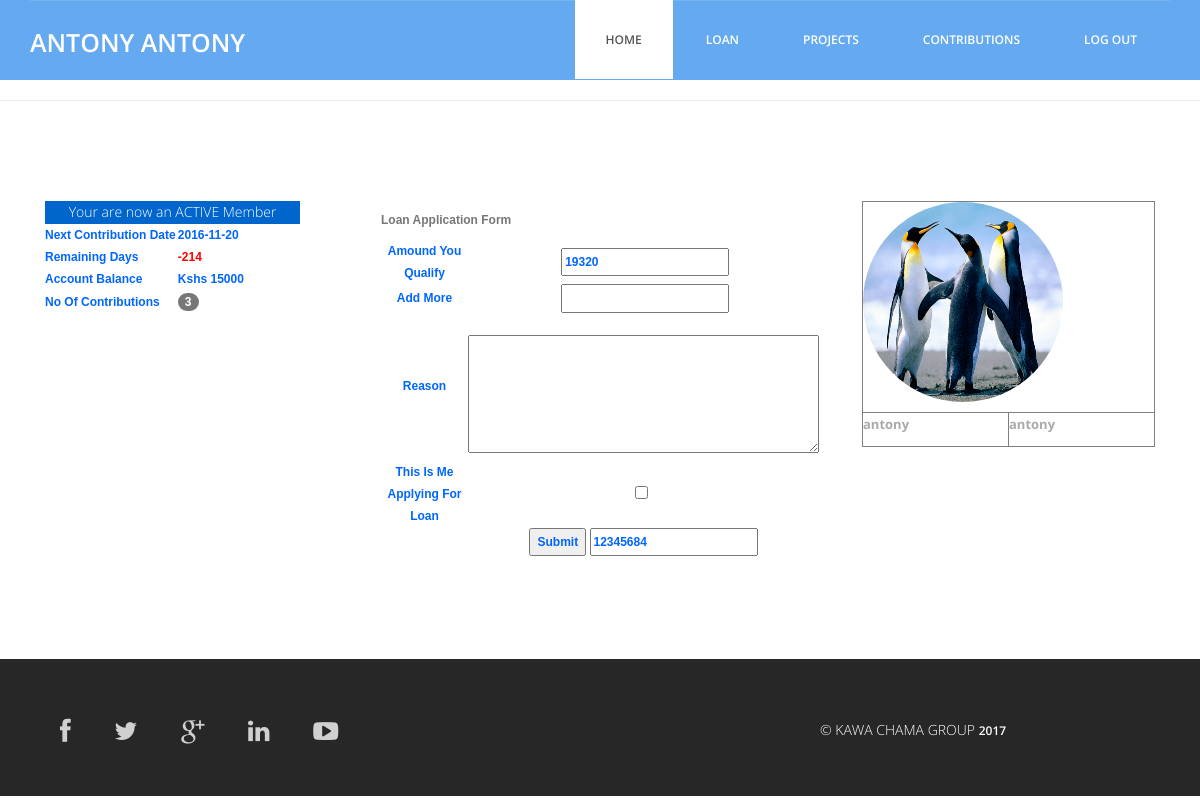
/member/apply_loan.php (signed in), run on the app's committed database.
### tables this page shows
CREATE TABLE IF NOT EXISTS `member_reg` (
`id` int(11) NOT NULL,
  `f_name` varchar(60) NOT NULL,
  `l_name` varchar(60) NOT NULL,
  `id_no` int(11) NOT NULL,
  `email` varchar(60) NOT NULL,
  `gender` tinytext NOT NULL,
  `username` varchar(60) NOT NULL,
  `password` varchar(60) NOT NULL,
  `reg_date` timestamp NOT NULL DEFAULT CURRENT_TIMESTAMP,
  `photo` varchar(60) NOT NULL,
  `tel` int(11) NOT NULL,
  `access` int(11) NOT NULL DEFAULT '1',
  `category` varchar(60) NOT NULL DEFAULT 'new',
  `reg_fee` int(11) NOT NULL,
  `next_date` date NOT NULL
);

CREATE TABLE IF NOT EXISTS `manage_contr` (
`id` int(11) NOT NULL,
  `today_ex` date NOT NULL,
  `next_cont` date NOT NULL
);

CREATE TABLE IF NOT EXISTS `membership_fee` (
`id` int(11) NOT NULL,
  `mem_fname` varchar(60) NOT NULL,
  `mem_lname` varchar(60) NOT NULL,
  `mem_idno` int(11) NOT NULL,
  `amound` int(11) NOT NULL,
  `date_ex` timestamp NOT NULL DEFAULT CURRENT_TIMESTAMP,
  `clerk_name` varchar(60) NOT NULL,
  `next_date` date NOT NULL,
  `total_cont` int(11) NOT NULL,
  `no_of_cont` int(11) NOT NULL,
  `target` int(11) NOT NULL DEFAULT '12000',
  `loan` int(60) DEFAULT '0',
  `approve` int(11) NOT NULL DEFAULT '0',
  `loan_amound` int(11) NOT NULL,
  `t_id` int(11) NOT NULL
);

CREATE TABLE IF NOT EXISTS `chama_acc` (
`id` int(11) NOT NULL,
  `acc_total` int(11) NOT NULL DEFAULT '0',
  `acc_bal` int(11) NOT NULL DEFAULT '0',
  `loan` int(11) NOT NULL DEFAULT '0',
  `project` int(11) NOT NULL DEFAULT '0',
  `bal` int(11) NOT NULL DEFAULT '0',
  `respo` varchar(60) NOT NULL DEFAULT 'clerk clerk',
  `to_pay_interest` int(11) NOT NULL DEFAULT '0',
  `payed_interest` int(11) NOT NULL DEFAULT '0'
);

### member/apply_loan.php (the view, shortened to what this page needs)
<?php require_once('../Connections/conn.php'); ?>
<?php
if (!function_exists("GetSQLValueString")) {
function GetSQLValueString($theValue, $theType, $theDefinedValue = "", $theNotDefinedValue = "")
{
  $theValue = function_exists("mysql_real_escape_string") ? mysql_real_escape_string($theValue) : mysql_escape_string($theValue);
  switch ($theType) {
    case "text":
      $theValue = ($theValue != "") ? "'" . $theValue . "'" : "NULL";
      break;
    case "long":
    case "int":
      $theValue = ($theValue != "") ? intval($theValue) : "NULL";
      break;
  }
  return $theValue;
}
}
$colname_profile = "-1";
if (isset($_SESSION['member'])) {
  $colname_profile = $_SESSION['member'];
}
$query_profile = sprintf("SELECT * FROM member_reg WHERE username = %s", GetSQLValueString($colname_profile, "text"));
$profile = mysql_query($query_profile, $conn) or die(mysql_error());
$row_profile = mysql_fetch_assoc($profile);
$colname_total = $row_profile['id_no'];
$query_total = sprintf("SELECT * FROM membership_fee WHERE mem_idno = %s", GetSQLValueString($colname_total, "int"));
$total = mysql_query($query_total, $conn) or die(mysql_error());
$row_total = mysql_fetch_assoc($total);
$query_contDate = "SELECT * FROM manage_contr";
$contDate = mysql_query($query_contDate, $conn) or die(mysql_error());
$row_contDate = mysql_fetch_assoc($contDate);
$query_chama_acc = "SELECT * FROM chama_acc";
$chama_acc = mysql_query($query_chama_acc, $conn) or die(mysql_error());
$row_chama_acc = mysql_fetch_assoc($chama_acc);
$editFormAction = $_SERVER['PHP_SELF'];
if (isset($_SERVER['QUERY_STRING'])) {
  $editFormAction .= "?" . htmlentities($_SERVER['QUERY_STRING']);
}
$loan_t_id=($row_total['t_id']+1);
	$t_id=$loan_t_id+1;
?>
<?php
$current_date=date("Y-m-d");
$today=$current_date;
$next=$row_contDate['next_cont'];
$diff=(strtotime($next)-strtotime($today))/(60*60*24);
$loan=($row_total['total_cont']+(0.16*$row_total['target'])+(0.08*$row_chama_acc['acc_total']));
?>
<!DOCTYPE html>
<html lang="en">
  <head>
    <link href="../css/bootstrap.min.css" rel="stylesheet">
	<link rel="stylesheet" href="../css/font-awesome.min.css">
	<link rel="stylesheet" href="../css/animate.css">
	<link href="../css/animate.min.css" rel="stylesheet">
	<link href="../css/style.css" rel="stylesheet" />
	<link href="../SpryAssets/SpryValidationConfirm.css" rel="stylesheet" type="text/css">
	<link href="../SpryAssets/SpryValidationTextarea.css" rel="stylesheet" type="text/css">
  </head>
  <body>
	<header id="header">
        <?php include('../header/mem_head.php');?>
    </header>
	<hr>
	<div class="services">
		<div class="container">
			<div class="col-lg-3">
			<?php if(($row_profile['category']!='New') && ($row_profile['reg_fee']!=0)){?>
			<div id="existing">Your are now an ACTIVE Member</div>
			<table width="200" border="0" id="newMember">
		<tr>
				<th scope="col">Next Contribution Date</th>
				<th scope="col"><?php echo $row_contDate['next_cont'];?></th>
		</tr>
		<tr>
				<th>Remaining Days</th>
				<th style="color:#F00"><?php  if($diff==0){echo "Its Today";}else{echo $diff;};?></th>
		</tr>
		<tr>
				<th>Account Balance</th>
				<th>Kshs <?php echo $row_total['total_cont']; ?></th>
		</tr>
    <tr>
        <th>No of Contributions</th>
        <th><span class="badge"><?php echo $row_total['no_of_cont']; ?></span></th>
    </tr>
</table>
			<?php }else{?>
			<div id="new">Pay Kshs 500 to Become an Active Member</div>
			<?php }?>
			</div>
			<div class="col-lg-6">
			<form action="<?php echo $editFormAction; ?>" method="POST" name="apply_loan" id="apply_loan">
					<table width="438" border="0" align="center" id="newMember">
							<caption>
									Loan Application Form
									</caption>
							<tr>
									<td width="120" scope="col">Amound you Qualify</td>
									<td width="64" scope="col"><label for="amound"></label>
											<input type="text" name="amound" id="amound" value="<?php echo $loan?>" readonly></td>
							</tr>
							<tr>
									<td>Add More</td>
									<td><label for="add_more"></label>
											<input type="text" name="add_more" id="add_more"></td>
							</tr>
							<tr>
									<td>Reason</td>
									<td><label for="reason"></label>
											<span id="sprytextarea1">
											<textarea name="reason" id="reason" cols="45" rows="5" required></textarea>
											<span class="textareaRequiredMsg">A value is required.</span></span></td>
							</tr>
							<tr>
									<td>This is me applying for loan</td>
									<td><input type="checkbox" name="me" id="me" required value="1">
											<label for="me"></label></td>
							</tr>
							<tr>
									<td>&nbsp;</td>
									<td><input type="submit" name="submit" id="submit" value="Submit">
									<input name="total_t_id" type="text" value="<?php echo $t_id;?>" readonly></td>
							</tr>
							<tr>
									<td>&nbsp;</td>
									<td>&nbsp;</td>
							</tr>
					</table>
			</form>
			</div>
			<div class="col-lg-3 wow fadeInDown" data-wow-duration="1000ms" data-wow-delay="1200ms">
			<table width="293" border="1" align="right">
		<tr>
				<th colspan="2" scope="col"><p><img src="../upload/<?php echo $row_profile['photo']; ?>" width="200" height="200" class="img-circle"> </th>
				</tr>
		<tr>
				<td><p><?php echo $row_profile['f_name']; ?></p></td>
				<td><p><?php echo $row_profile['l_name']; ?></p></td>
		</tr>
</table>
			</div>
		</div>
	</div>
	<div class="sub-footer">
		<?php include('../footer/sub_footer.php');?>
	</div>
  </body>
</html>

### header/mem_head.php (shortened to what this page needs)
<?php require_once('../Connections/conn.php'); ?>
<?php
$logoutAction = $_SERVER['PHP_SELF']."?doLogout=true";
?>
<?php
$colname_profile = "-1";
if (isset($_SESSION['member'])) {
  $colname_profile = $_SESSION['member'];
}
$query_profile = sprintf("SELECT * FROM member_reg WHERE username = %s", GetSQLValueString($colname_profile, "text"));
$profile = mysql_query($query_profile, $conn) or die(mysql_error());
$row_profile = mysql_fetch_assoc($profile);
?>
<nav class="navbar navbar-default navbar-static-top" role="banner">
            <div class="container">
                <div class="navbar-header">
                   <div class="navbar-brand">
						<a href="#"><h1><?php echo $row_profile['f_name']."  ".$row_profile['l_name']; ?></h1></a>
					</div>
                </div>
                <div class="navbar-collapse collapse">
					<div class="menu">
						<ul class="nav nav-tabs" role="tablist">
							<li role="presentation"><a href="../member/member_prof.php" class="active">Home</a></li>
							<li role="presentation"><a href="../member/loan_status.php">Loan</a></li>
							<li role="presentation"><a href="../member/projects.php">Projects</a></li>
							<li role="presentation"><a href="../member/mem_cont.php">Contributions</a></li>
							<li role="presentation"><a href="<?php echo $logoutAction ?>">Log Out</a></li>
						</ul>
					</div>
				</div>
            </div>
        </nav>

### css/style.css (style rules this page uses)
body { font-family:'Open Sans', Arial, sans-serif; font-size:14px; font-weight:300; line-height:1.6em; color:#fff; background-color:#fff; overflow-x:hidden; }
p { color:#aaa; font-size:13px; }
a { text-decoration:none; transition: all 0.1s ease-in-out; -moz-transition: all 0.1s ease-in-out; -webkit-transition: all 0.1s ease-in-out; -o-transition: all 0.1s ease-in-out; outline: none; color:#272727; }
.navbar-brand { float: left; height: 50px; padding: 15px 15px; font-size: 18px; line-height: 20px; }
.navbar-brand h1 { margin-top:9px; padding-top:5px; float: left; font-size: 25px; color:#fff; text-transform:uppercase; font-weight:600; }
.menu { font-size:12px; float:right; text-transform:uppercase; font-weight:600; }
.navbar-collapse { padding-right: 15px; padding-left: 15px; overflow-x: visible; -webkit-overflow-scrolling: touch; border-top: 0px solid transparent; -webkit-box-shadow: inset 0 1px 0 rgba(255, 255, 255, .1); box-shadow: inset 0 1px 0 rgba(255, 255, 255, .1); }
.menu ul.nav-tabs li { color:#fff; }
.nav-tabs { border-bottom: 0; }
.nav-tabs > li { float: left; margin-bottom: 0; }
.nav-tabs > li > a { border-radius:0; color:#fff; padding:30px; }
.nav-tabs > li a.active { color: #555; cursor: default; background-color: #fff; border: 1px solid #fff; border-bottom-color:#fff; }
.navbar-default { background-color: #65AAF0; border-color:#65AAF0; }
.services { padding:80px 0 80px 0; }
.sub-footer { background:#272727; padding:30px; }
#newMember { color: #06F; text-align:center; font-family:Tahoma, Geneva, sans-serif; font-size:12px; text-transform:capitalize; }
#existing { color:#FFF; text-align:center; background-color: #06C }

### data on the page
member_reg: f_name "ANTONY", l_name "ANTONY", photo (picture), f_name "antony", l_name "antony"
manage_contr: next_cont "2016-11-20"
membership_fee: total_cont "15000", no_of_cont "3", amound "19320", total_t_id "12345684"
